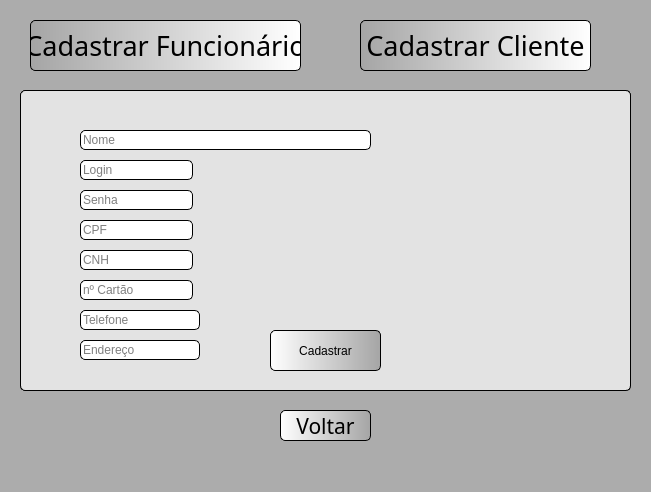
<?xml version="1.0" encoding="UTF-8"?>
<ui version="4.0">
 <class>MainWindow</class>
 <widget class="QMainWindow" name="MainWindow">
  <property name="geometry">
   <rect>
    <x>0</x>
    <y>0</y>
    <width>651</width>
    <height>492</height>
   </rect>
  </property>
  <property name="windowTitle">
   <string>MainWindow</string>
  </property>
  <property name="styleSheet">
   <string notr="true">background-color: rgb(172, 172, 172);</string>
  </property>
  <widget class="QWidget" name="centralwidget">
   <widget class="QPushButton" name="btCadFuncionario">
    <property name="geometry">
     <rect>
      <x>30</x>
      <y>20</y>
      <width>271</width>
      <height>51</height>
     </rect>
    </property>
    <property name="font">
     <font>
      <family>Dubai</family>
      <pointsize>20</pointsize>
     </font>
    </property>
    <property name="cursor">
     <cursorShape>PointingHandCursor</cursorShape>
    </property>
    <property name="styleSheet">
     <string notr="true">QPushButton{
background-color: qlineargradient(spread:pad, x1:0, y1:0, x2:1, y2:0, stop:0 rgba(165, 165, 165, 255), stop:1 rgba(255, 255, 255, 255));
border-radius: 5px;
border-style: outset;
border-width: 1px;
border-color: black;
}
QPushButton:hover{
background-color: qlineargradient(spread:reflect, x1:0, y1:0, x2:1, y2:0.943182, stop:0 rgba(255, 126, 248, 255), stop:1 rgba(119, 146, 220, 255));
}</string>
    </property>
    <property name="text">
     <string>Cadastrar Funcionário</string>
    </property>
   </widget>
   <widget class="QLabel" name="logoLoCarPequeno">
    <property name="geometry">
     <rect>
      <x>560</x>
      <y>0</y>
      <width>71</width>
      <height>51</height>
     </rect>
    </property>
    <property name="styleSheet">
     <string notr="true">background-color: rgb(172, 172, 172);</string>
    </property>
    <property name="text">
     <string/>
    </property>
    <property name="pixmap">
     <pixmap>../../AppData/PycharmProjects/LoCar/imagens/808107201585380077-64.png</pixmap>
    </property>
   </widget>
   <widget class="QPushButton" name="btCadCliente">
    <property name="geometry">
     <rect>
      <x>360</x>
      <y>20</y>
      <width>231</width>
      <height>51</height>
     </rect>
    </property>
    <property name="font">
     <font>
      <family>Dubai</family>
      <pointsize>20</pointsize>
     </font>
    </property>
    <property name="cursor">
     <cursorShape>PointingHandCursor</cursorShape>
    </property>
    <property name="styleSheet">
     <string notr="true">QPushButton{
background-color: qlineargradient(spread:pad, x1:0, y1:0, x2:1, y2:0, stop:0 rgba(165, 165, 165, 255), stop:1 rgba(255, 255, 255, 255));
border-radius: 5px;
border-style: outset;
border-width: 1px;
border-color: black;
}
QPushButton:hover{
background-color: qlineargradient(spread:reflect, x1:0, y1:0, x2:1, y2:0.943182, stop:0 rgba(255, 126, 248, 255), stop:1 rgba(119, 146, 220, 255));
}</string>
    </property>
    <property name="text">
     <string>Cadastrar Cliente</string>
    </property>
   </widget>
   <widget class="QPushButton" name="botaoVoltar">
    <property name="geometry">
     <rect>
      <x>280</x>
      <y>410</y>
      <width>91</width>
      <height>31</height>
     </rect>
    </property>
    <property name="font">
     <font>
      <family>Dubai</family>
      <pointsize>16</pointsize>
     </font>
    </property>
    <property name="cursor">
     <cursorShape>PointingHandCursor</cursorShape>
    </property>
    <property name="styleSheet">
     <string notr="true">QPushButton{
background-color: qlineargradient(spread:pad, x1:0, y1:0, x2:1, y2:0, stop:0 rgba(255, 255, 255, 255), stop:1 rgba(165, 165, 165, 255));
border-radius: 5px;
border-style: outset;
border-width: 1px;
border-color: black;

}

QPushButton:hover{
background-color: qlineargradient(spread:pad, x1:0, y1:0, x2:1, y2:0, stop:0 rgba(255, 248, 0, 255), stop:1 rgba(255, 134, 73, 255));
}

</string>
    </property>
    <property name="text">
     <string>Voltar</string>
    </property>
   </widget>
   <widget class="QFrame" name="frameCadFuncionario">
    <property name="geometry">
     <rect>
      <x>20</x>
      <y>90</y>
      <width>611</width>
      <height>301</height>
     </rect>
    </property>
    <property name="styleSheet">
     <string notr="true">background-color: rgb(227, 227, 227);
border-radius: 5px;
border-style: outset;
border-width: 1px;
border-color: black;</string>
    </property>
    <property name="frameShape">
     <enum>QFrame::StyledPanel</enum>
    </property>
    <property name="frameShadow">
     <enum>QFrame::Raised</enum>
    </property>
    <widget class="QLineEdit" name="textBoxNome_2">
     <property name="geometry">
      <rect>
       <x>60</x>
       <y>70</y>
       <width>291</width>
       <height>20</height>
      </rect>
     </property>
     <property name="styleSheet">
      <string notr="true">background-color: rgb(255, 255, 255);
</string>
     </property>
     <property name="placeholderText">
      <string>Nome</string>
     </property>
    </widget>
    <widget class="QLineEdit" name="textBoxLogin_2">
     <property name="geometry">
      <rect>
       <x>60</x>
       <y>110</y>
       <width>113</width>
       <height>20</height>
      </rect>
     </property>
     <property name="styleSheet">
      <string notr="true">background-color: rgb(255, 255, 255);</string>
     </property>
     <property name="placeholderText">
      <string>Login</string>
     </property>
    </widget>
    <widget class="QLineEdit" name="textBoxSenha_2">
     <property name="geometry">
      <rect>
       <x>60</x>
       <y>150</y>
       <width>113</width>
       <height>20</height>
      </rect>
     </property>
     <property name="styleSheet">
      <string notr="true">background-color: rgb(255, 255, 255);</string>
     </property>
     <property name="echoMode">
      <enum>QLineEdit::Password</enum>
     </property>
     <property name="placeholderText">
      <string>Senha</string>
     </property>
    </widget>
    <widget class="QLineEdit" name="textBoxMatricula">
     <property name="geometry">
      <rect>
       <x>60</x>
       <y>190</y>
       <width>113</width>
       <height>20</height>
      </rect>
     </property>
     <property name="styleSheet">
      <string notr="true">background-color: rgb(255, 255, 255);</string>
     </property>
     <property name="text">
      <string/>
     </property>
     <property name="placeholderText">
      <string>Matricula</string>
     </property>
    </widget>
    <widget class="QPushButton" name="btCadastrar">
     <property name="geometry">
      <rect>
       <x>250</x>
       <y>240</y>
       <width>111</width>
       <height>41</height>
      </rect>
     </property>
     <property name="styleSheet">
      <string notr="true">QPushButton{
background-color: qlineargradient(spread:pad, x1:0, y1:0, x2:1, y2:0, stop:0 rgba(255, 255, 255, 255), stop:1 rgba(165, 165, 165, 255));
border-style: outset;
border-width: 1px;
border-color: black;
border-radius: 5px;
}

QPushButton:hover{
background-color: qlineargradient(spread:pad, x1:0, y1:0, x2:1, y2:0, stop:0 rgba(19, 226, 4, 255), stop:1 rgba(148, 209, 6, 255));
}


</string>
     </property>
     <property name="text">
      <string>PushButton</string>
     </property>
    </widget>
   </widget>
   <widget class="QFrame" name="frameCadCliente">
    <property name="geometry">
     <rect>
      <x>20</x>
      <y>90</y>
      <width>611</width>
      <height>301</height>
     </rect>
    </property>
    <property name="styleSheet">
     <string notr="true">background-color: rgb(227, 227, 227);
border-radius: 5px;
border-style: outset;
border-width: 1px;
border-color: black;</string>
    </property>
    <property name="frameShape">
     <enum>QFrame::StyledPanel</enum>
    </property>
    <property name="frameShadow">
     <enum>QFrame::Raised</enum>
    </property>
    <widget class="QLineEdit" name="textBoxNome">
     <property name="geometry">
      <rect>
       <x>60</x>
       <y>40</y>
       <width>291</width>
       <height>20</height>
      </rect>
     </property>
     <property name="styleSheet">
      <string notr="true">background-color: rgb(255, 255, 255);
</string>
     </property>
     <property name="placeholderText">
      <string>Nome</string>
     </property>
    </widget>
    <widget class="QLineEdit" name="textBoxLogin">
     <property name="geometry">
      <rect>
       <x>60</x>
       <y>70</y>
       <width>113</width>
       <height>20</height>
      </rect>
     </property>
     <property name="styleSheet">
      <string notr="true">background-color: rgb(255, 255, 255);</string>
     </property>
     <property name="placeholderText">
      <string>Login</string>
     </property>
    </widget>
    <widget class="QLineEdit" name="textBoxSenha">
     <property name="geometry">
      <rect>
       <x>60</x>
       <y>100</y>
       <width>113</width>
       <height>20</height>
      </rect>
     </property>
     <property name="styleSheet">
      <string notr="true">background-color: rgb(255, 255, 255);</string>
     </property>
     <property name="echoMode">
      <enum>QLineEdit::Password</enum>
     </property>
     <property name="placeholderText">
      <string>Senha</string>
     </property>
    </widget>
    <widget class="QLineEdit" name="textBoxCPF">
     <property name="geometry">
      <rect>
       <x>60</x>
       <y>130</y>
       <width>113</width>
       <height>20</height>
      </rect>
     </property>
     <property name="styleSheet">
      <string notr="true">background-color: rgb(255, 255, 255);</string>
     </property>
     <property name="text">
      <string/>
     </property>
     <property name="placeholderText">
      <string>CPF</string>
     </property>
    </widget>
    <widget class="QPushButton" name="btCadastrar_2">
     <property name="geometry">
      <rect>
       <x>250</x>
       <y>240</y>
       <width>111</width>
       <height>41</height>
      </rect>
     </property>
     <property name="styleSheet">
      <string notr="true">QPushButton{
background-color: qlineargradient(spread:pad, x1:0, y1:0, x2:1, y2:0, stop:0 rgba(255, 255, 255, 255), stop:1 rgba(165, 165, 165, 255));
border-style: outset;
border-width: 1px;
border-color: black;
border-radius: 5px;
}

QPushButton:hover{
background-color: qlineargradient(spread:pad, x1:0, y1:0, x2:1, y2:0, stop:0 rgba(19, 226, 4, 255), stop:1 rgba(148, 209, 6, 255));
}


</string>
     </property>
     <property name="text">
      <string>Cadastrar</string>
     </property>
    </widget>
    <widget class="QLineEdit" name="textBoxCNH">
     <property name="geometry">
      <rect>
       <x>60</x>
       <y>160</y>
       <width>113</width>
       <height>20</height>
      </rect>
     </property>
     <property name="styleSheet">
      <string notr="true">background-color: rgb(255, 255, 255);</string>
     </property>
     <property name="text">
      <string/>
     </property>
     <property name="placeholderText">
      <string>CNH</string>
     </property>
    </widget>
    <widget class="QLineEdit" name="textBoxNCartao">
     <property name="geometry">
      <rect>
       <x>60</x>
       <y>190</y>
       <width>113</width>
       <height>20</height>
      </rect>
     </property>
     <property name="styleSheet">
      <string notr="true">background-color: rgb(255, 255, 255);</string>
     </property>
     <property name="text">
      <string/>
     </property>
     <property name="placeholderText">
      <string>nº Cartão</string>
     </property>
    </widget>
    <widget class="QLineEdit" name="textBoxtelefone">
     <property name="geometry">
      <rect>
       <x>60</x>
       <y>220</y>
       <width>120</width>
       <height>20</height>
      </rect>
     </property>
     <property name="styleSheet">
      <string notr="true">background-color: rgb(255, 255, 255);</string>
     </property>
     <property name="text">
      <string/>
     </property>
     <property name="placeholderText">
      <string>Telefone</string>
     </property>
    </widget>
    <widget class="QLineEdit" name="textBoxEndereco">
     <property name="geometry">
      <rect>
       <x>60</x>
       <y>250</y>
       <width>120</width>
       <height>20</height>
      </rect>
     </property>
     <property name="styleSheet">
      <string notr="true">background-color: rgb(255, 255, 255);</string>
     </property>
     <property name="text">
      <string/>
     </property>
     <property name="placeholderText">
      <string>Endereço</string>
     </property>
    </widget>
   </widget>
   <zorder>logoLoCarPequeno</zorder>
   <zorder>btCadFuncionario</zorder>
   <zorder>btCadCliente</zorder>
   <zorder>botaoVoltar</zorder>
   <zorder>frameCadFuncionario</zorder>
   <zorder>frameCadCliente</zorder>
  </widget>
  <widget class="QMenuBar" name="menubar">
   <property name="geometry">
    <rect>
     <x>0</x>
     <y>0</y>
     <width>651</width>
     <height>21</height>
    </rect>
   </property>
  </widget>
  <widget class="QStatusBar" name="statusbar"/>
 </widget>
 <resources/>
 <connections/>
</ui>
